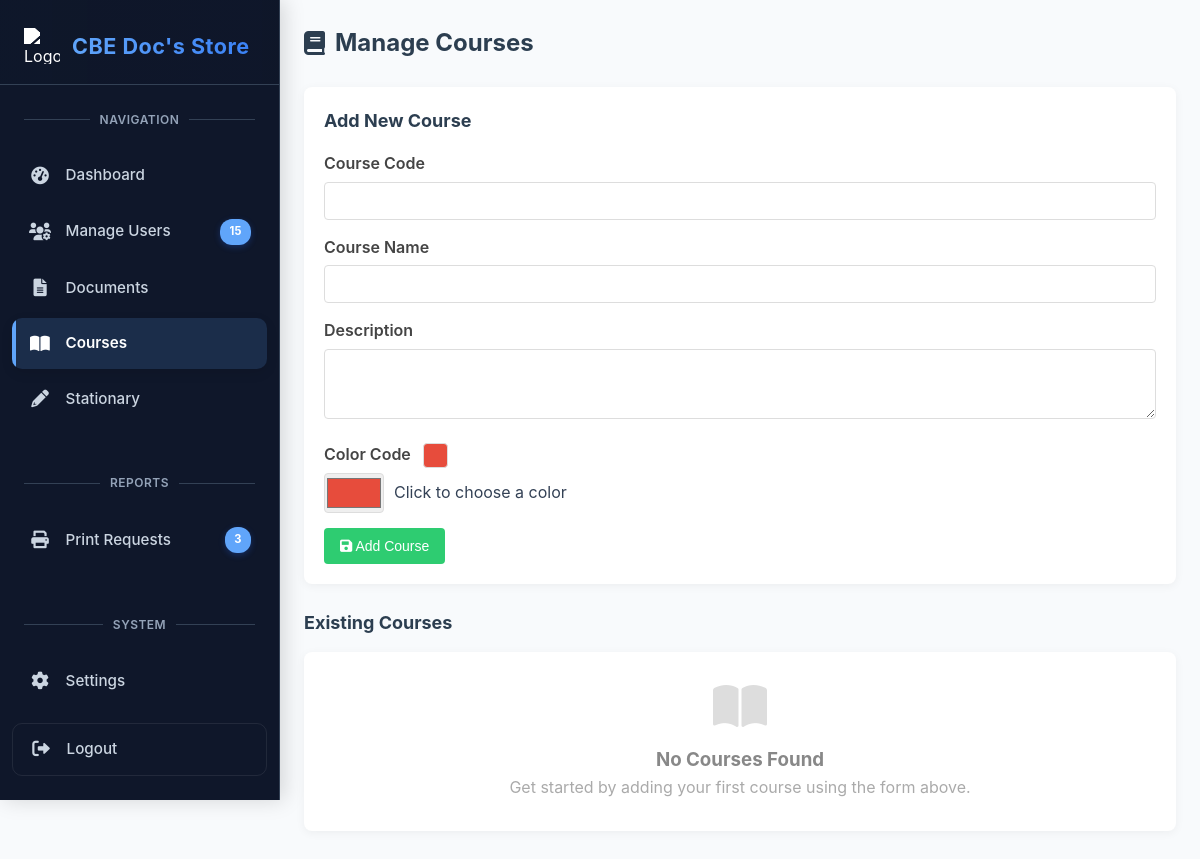
Page /admin/manage_courses.php (signed in) on the earlier database version.
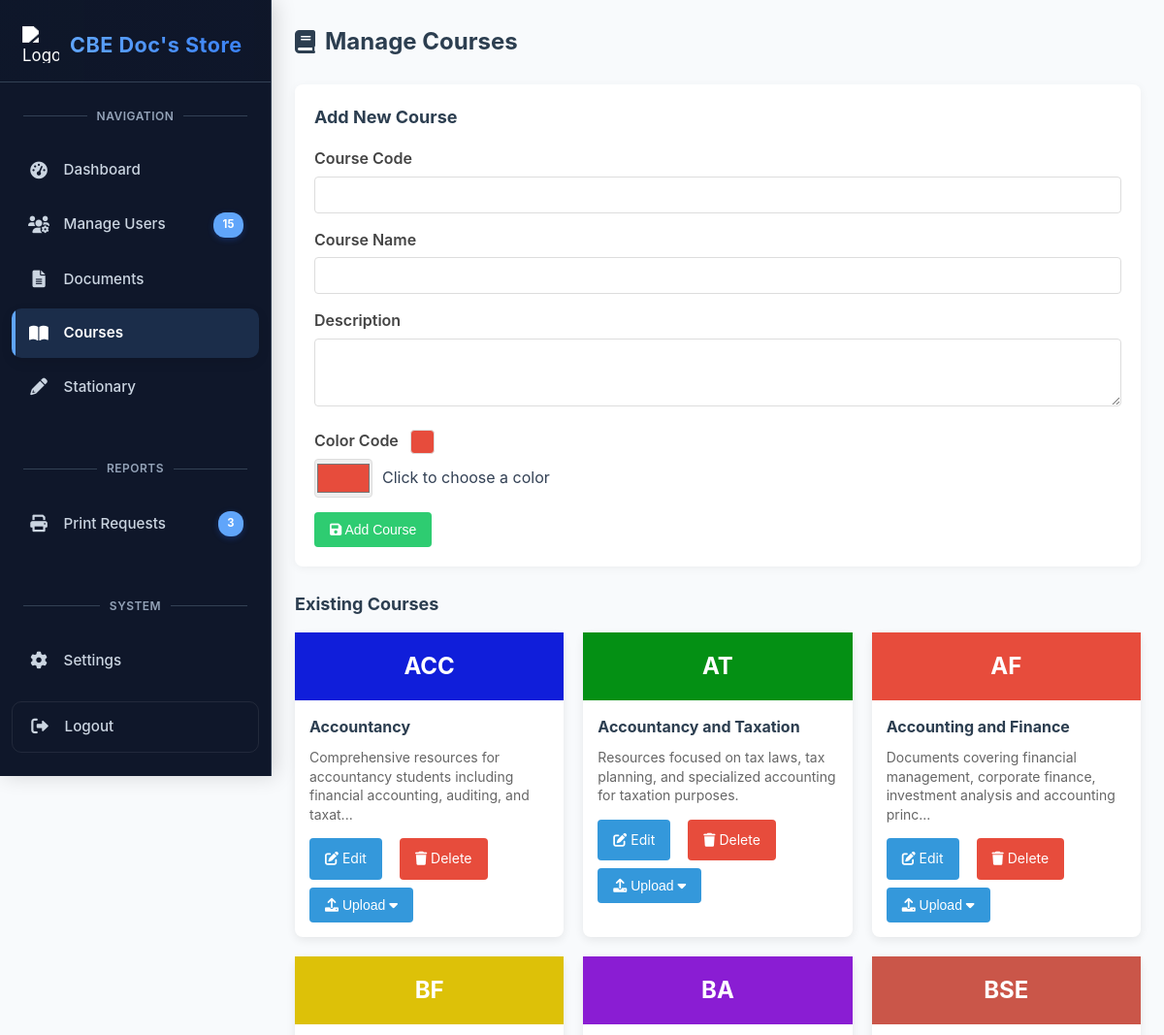
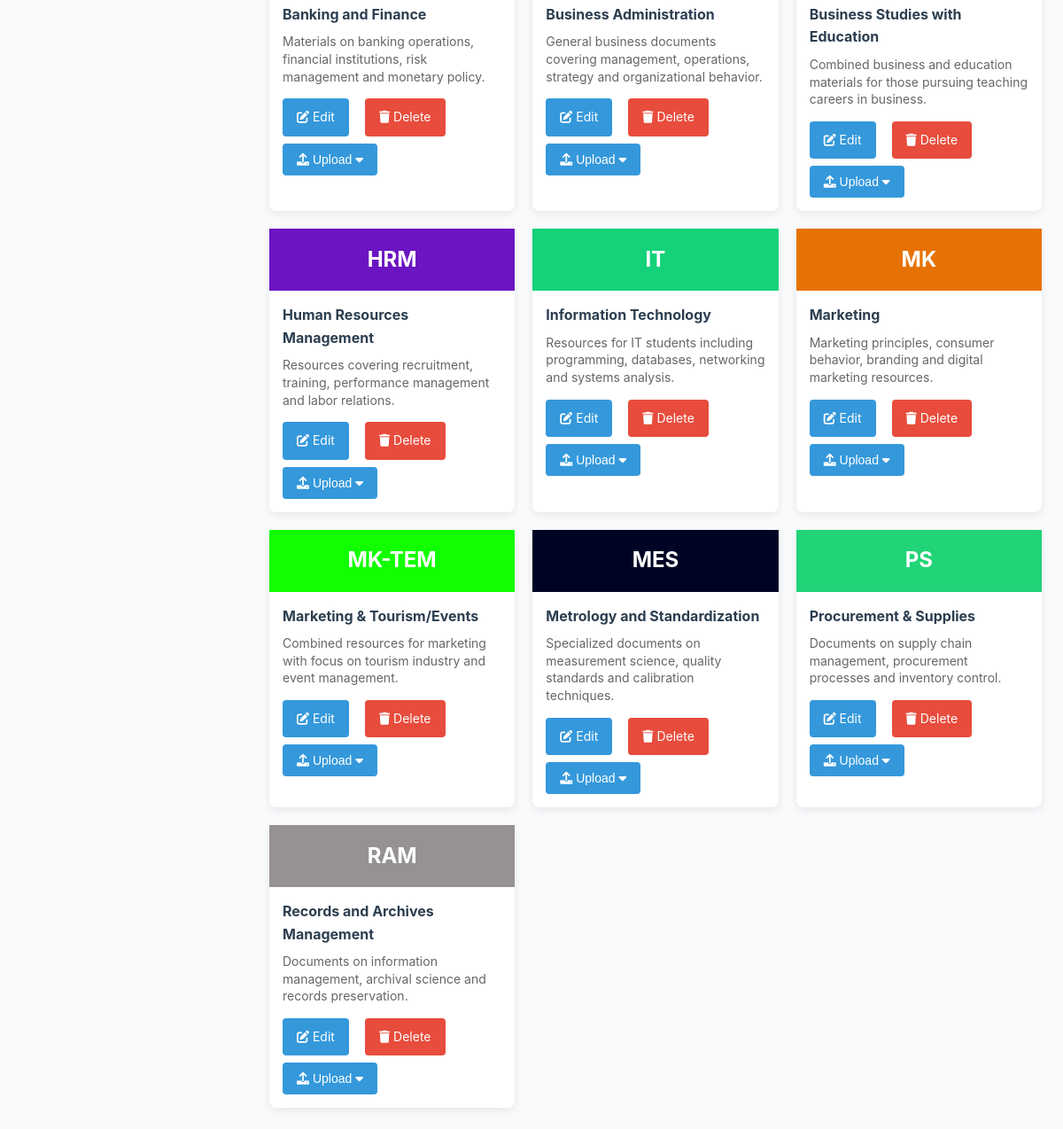
Same page on the later database version (2 pictures, top to bottom).
### tables this page shows
CREATE TABLE `courses` (
  `course_id` int(11) NOT NULL,
  `course_code` varchar(10) NOT NULL,
  `course_name` varchar(100) NOT NULL,
  `description` text NOT NULL,
  `color_code` varchar(7) NOT NULL DEFAULT '#e74c3c',
  `created_at` datetime NOT NULL DEFAULT current_timestamp(),
  `updated_at` datetime NOT NULL DEFAULT current_timestamp() ON UPDATE current_timestamp()
);

### admin/manage_courses.php (the view, shortened to what the changed rows need)
<?php
include("../connection.php");
$courses = [];
$sql = "SELECT * FROM courses ORDER BY course_name";
$result = $conn->query($sql);
if ($result->num_rows > 0) {
    $courses = $result->fetch_all(MYSQLI_ASSOC);
}
?>
<!DOCTYPE html>
<html lang="en">
<head>
    <link rel="stylesheet" href="https://cdnjs.cloudflare.com/ajax/libs/font-awesome/6.0.0-beta3/css/all.min.css">
</head>
<body>
    <?php include('sidebar.php'); ?>
    <main class="main-content">
        <div class="page-header">
            <h1 class="page-title"><i class="fas fa-book"></i> Manage Courses</h1>
        </div>
        <div class="form-container">
            <h2 style="margin-bottom: 15px; font-size: 18px; color: var(--dark-color);"><?php echo isset($_GET['edit']) ? 'Edit Course' : 'Add New Course'; ?></h2>
        </div>
        <h2 style="margin-bottom: 15px; font-size: 18px; color: var(--dark-color);">Existing Courses</h2>
        <?php if (count($courses) > 0): ?>
            <div class="courses-grid">
                <?php foreach ($courses as $course): ?>
                    <div class="course-card">
                        <div class="course-img" style="background-color: <?php echo $course['color_code']; ?>">
                            <?php echo $course['course_code']; ?>
                        </div>
                        <div class="course-info">
                            <h3><?php echo $course['course_name']; ?></h3>
                            <p><?php echo substr($course['description'], 0, 100); ?><?php echo strlen($course['description']) > 100 ? '...' : ''; ?></p>
                            <div class="course-actions">
                                <a href="manage_courses.php?edit=<?php echo $course['course_id']; ?>" class="btn">
                                    <i class="fas fa-edit"></i> Edit
                                </a>
                                <a href="manage_courses.php?delete=<?php echo $course['course_id']; ?>" class="btn btn-danger" onclick="return confirm('Are you sure you want to delete this course?');">
                                    <i class="fas fa-trash"></i> Delete
                                </a>
                                <div class="dropdown">
                                    <button onclick="toggleDropdown(this)" class="btn">
                                        <i class="fas fa-upload"></i> Upload <i class="fas fa-caret-down"></i>
                                    </button>
                                </div>
                            </div>
                        </div>
                    </div>
                <?php endforeach; ?>
            </div>
        <?php else: ?>
            <div class="form-container" style="text-align: center; padding: 30px;">
                <i class="fas fa-book-open" style="font-size: 48px; color: #ddd; margin-bottom: 15px;"></i>
                <h3 style="color: #888;">No Courses Found</h3>
                <p style="color: #aaa;">Get started by adding your first course using the form above.</p>
            </div>
        <?php endif; ?>
    </main>
</body>
</html>

Differences in the rows shown:
added courses: course_code "ACC", course_name "Accountancy", description "Comprehensive resources for accountancy students including financial accounting, auditing, and taxat"
added courses: course_code "AT", course_name "Accountancy and Taxation", description "Resources focused on tax laws, tax planning, and specialized accounting for taxation purposes."
added courses: course_code "AF", course_name "Accounting and Finance", description "Documents covering financial management, corporate finance, investment analysis and accounting princ"
added courses: course_code "BF", course_name "Banking and Finance", description "Materials on banking operations, financial institutions, risk management and monetary policy."
added courses: course_code "BA", course_name "Business Administration", description "General business documents covering management, operations, strategy and organizational behavior."
added courses: course_code "BSE", course_name "Business Studies with Education", description "Combined business and education materials for those pursuing teaching careers in business."
added courses: course_code "HRM", course_name "Human Resources Management", description "Resources covering recruitment, training, performance management and labor relations."
added courses: course_code "IT", course_name "Information Technology", description "Resources for IT students including programming, databases, networking and systems analysis."
added courses: course_code "MK", course_name "Marketing", description "Marketing principles, consumer behavior, branding and digital marketing resources."
added courses: course_code "MK-TEM", course_name "Marketing & Tourism/Events", description "Combined resources for marketing with focus on tourism industry and event management."
added courses: course_code "MES", course_name "Metrology and Standardization", description "Specialized documents on measurement science, quality standards and calibration techniques."
added courses: course_code "PS", course_name "Procurement & Supplies", description "Documents on supply chain management, procurement processes and inventory control."
added courses: course_code "RAM", course_name "Records and Archives Management", description "Documents on information management, archival science and records preservation."
Other differences:
text no longer shown: "No Courses Found Get started by adding your first course using the form above."
